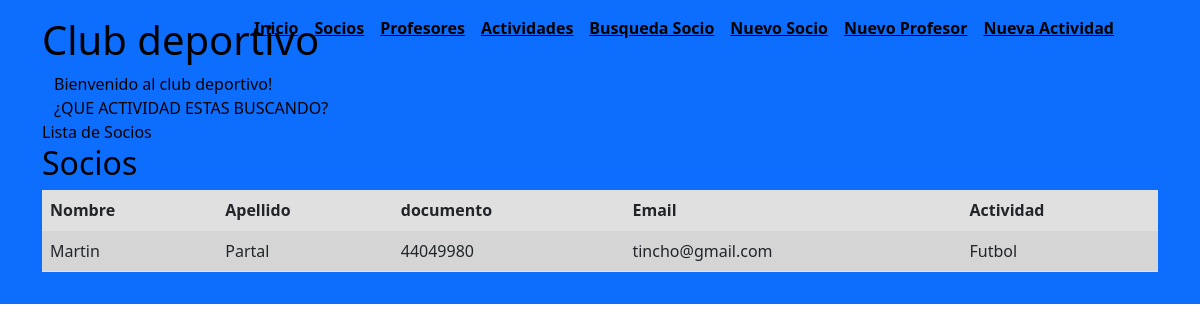
Before: /lista-socios/ with the older database file.
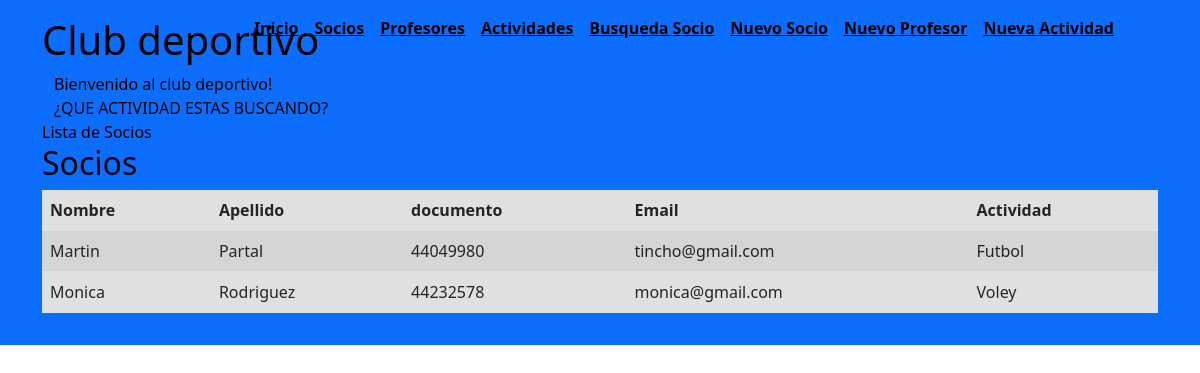
After: the same page with the newer database file.
### AppProyecto/models.py (models this page shows)
class Socios(models.Model):
    nombre = models.CharField(max_length=30)
    apellido = models.CharField(max_length=30)
    documento = models.IntegerField()
    email = models.EmailField()
    actividad = models.CharField(max_length=30)

### AppProyecto/views.py (the view)
# urls.py: path('lista-socios/', views.lista_socios, name='lista-socios'),
def lista_socios(req):
    socios = Socios.objects.all()
    return render(req, 'appProyecto/socios.html', {'socios': socios})

### AppProyecto/templates/appProyecto/socios.html (shortened to what this page needs)
<!DOCTYPE html>
<html lang="en">
<head>
</head>
<body>
    {% extends "appProyecto/padre.html" %}
    {% load static %}
    {% block contenidoQueCambia %}
    {% block titulo %}Lista de Socios{% endblock %}
<h2>Socios</h2>
<table class="table table-striped" style="background-color: rgb(224, 224, 224);">
    <thead>
        <tr>
            <th>Nombre</th>
            <th>Apellido</th>
            <th>documento</th>
            <th>Email</th>
            <th>Actividad</th>
        </tr>
    </thead>
    <tbody>
        {% for socio in socios %}
        <tr>
            <td>{{ socio.nombre }}</td>
            <td>{{ socio.apellido }}</td>
            <td>{{ socio.documento }}</td>
            <td>{{ socio.email }}</td>
            <td>{{ socio.actividad }}</td>
        </tr>
        {% endfor %}
    </tbody>
</table>
    {% endblock %}

Changed rows visible on the page:
added Socios: nombre "Monica", apellido "Rodriguez", documento "44232578", email "monica@gmail.com", actividad "Voley"
